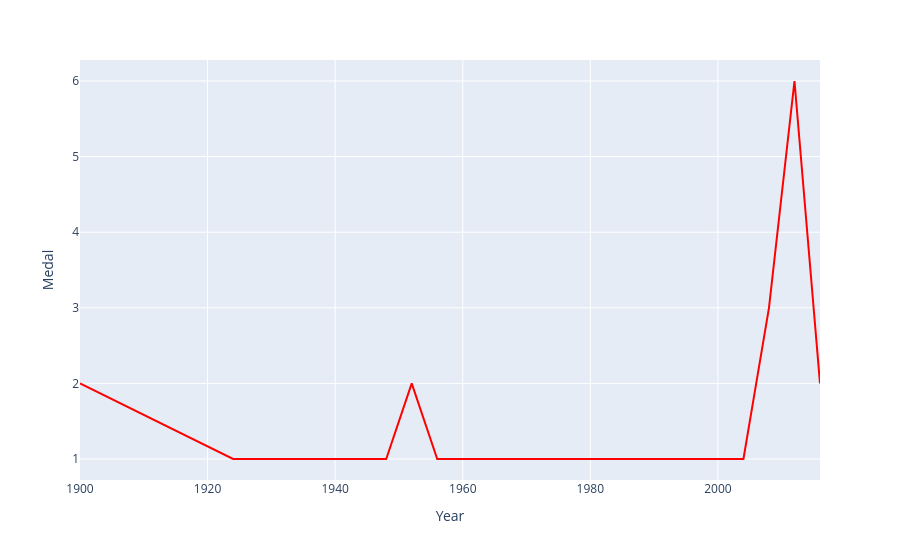

The notebook cell saved with this chart:
### Code cell
fig = px.line(final_df,
             x = 'Year',y = 'Medal')
fig.update_traces(line_color='red') 
fig.show()

### Figure 1 — Plotly figure (JSON) as saved in the notebook; plotly's stock layout.template omitted (floating-point values rounded to 4 significant figures)
{"data": [{"hovertemplate": "Year=%{x}<br>Medal=%{y}<extra></extra>", "legendgroup": "", "line": {"color": "red", "dash": "solid"}, "marker": {"symbol": "circle"}, "mode": "lines", "name": "", "orientation": "v", "showlegend": false, "type": "scatter", "x": [1900, 1924, 1928, 1932, 1936, 1948, 1952, 1956, 1960, 1964, 1968, 1972, 1980, 1996, 2000, 2004, 2008, 2012, 2016], "xaxis": "x", "y": [2, 1, 1, 1, 1, 1, 2, 1, 1, 1, 1, 1, 1, 1, 1, 1, 3, 6, 2], "yaxis": "y"}], "layout": {"legend": {"tracegroupgap": 0}, "margin": {"t": 60}, "xaxis": {"anchor": "y", "domain": [0, 1], "title": {"text": "Year"}}, "yaxis": {"anchor": "x", "domain": [0, 1], "title": {"text": "Medal"}}}}
